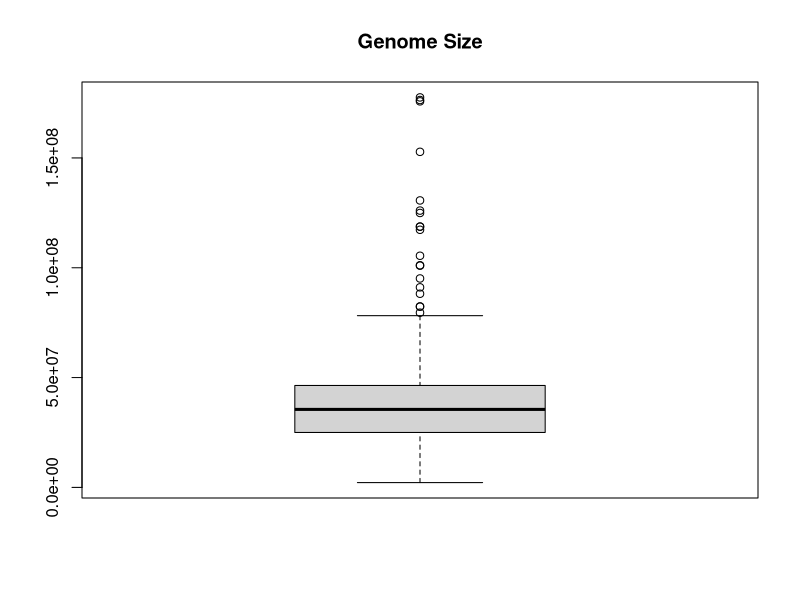

Reproduce this figure in R.
lens<-read.table("genome.lens.dat",header=F,sep="\t",row.names=1)
colnames(lens) <- c("GenomeSize")
summary(lens)
pdf("genome_size.pdf")
boxplot(lens,main="Genome Size")
